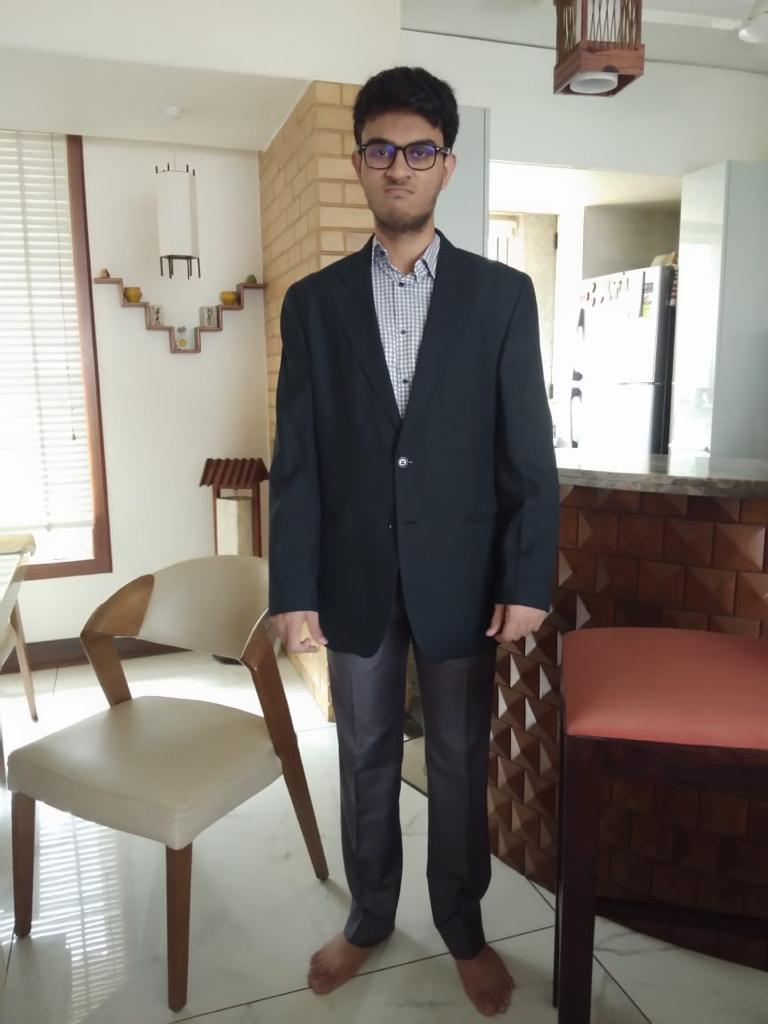
#> input picture criminals/yashveer.jpg, 768 x 1024 px, given in place of the camera
$ python face.py ../criminals 5
#> lines starting #> are read from the running program, lines starting #| are printed output that depends on the picture; after the words box and inside, x2 and y2 are one past the last pixel; in counts of white or black regions, pixels touching at a corner belong together
import cv2
import os
import argparse

parser = argparse.ArgumentParser(description="well nothing much")

parser.add_argument('folder', metavar = 'folder', type=str,help="Specify the folder name for the storing the images")

parser.add_argument('count',metavar ='count', type=int,help="Number of images")

args = parser.parse_args()

count = args.count
folder = args.folder
try:
	abs_path = os.path.join(os.getcwd(),folder)
	os.mkdir(abs_path)
except OSError as error:
	print(error)
	exit(0)


cap = cv2.VideoCapture(0)

cascade = cv2.CascadeClassifier("haarcascade_frontalface_alt.xml")
if not cap.isOpened():
	print("error opening camera")
	exit(0)

while True:
	if count <= 0:
		break
	ret, frame = cap.read()
#> frame is the input picture: shape (1024, 768, 3); mean B, G, R 121.1, 128.5, 134.9
	if frame is None:
		print("No captured frame")
		break
	frame_gray = cv2.cvtColor(frame, cv2.COLOR_BGR2GRAY)
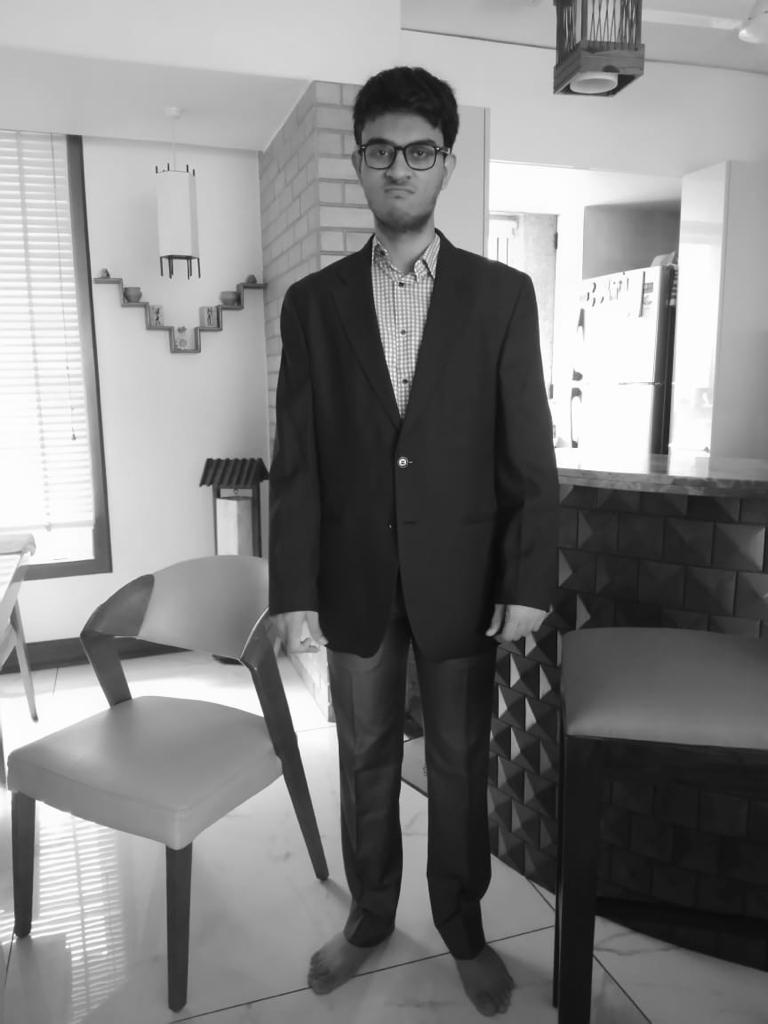
#> frame_gray: shape (1024, 768); min 7, max 255, mean 129.6
	frame_gray = cv2.equalizeHist(frame_gray)

	faces = cascade.detectMultiScale(frame_gray)
#> faces = [[349, 112, 105, 105]]
	for (x,y,w,h) in faces:
		count = count - 1
		print(count)
		cv2.imwrite(os.path.join(os.getcwd(),folder)+ "/"+ str(count)+ ".jpg",frame[y:y+h,x:x+w])
		frame_gray = cv2.rectangle(frame_gray, (x,y),(x+h,y+h),2)
#> this loop made 1 pass
#> (x, y, w, h, count) on pass 1: (349, 112, 105, 105, 4)
#| 4
#> pass 1, `cv2.imwrite(os.path.join(os.getcwd(),folder)+ "/"+ str(count)+ ".jpg",..`:
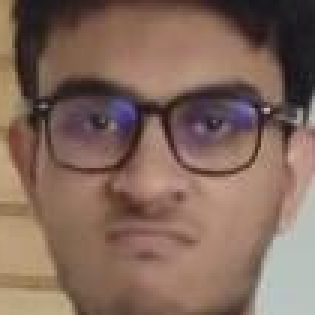
#> saved as 4.jpg: shape (105, 105, 3) (shown 3 times larger); mean B, G, R 91.2, 103.8, 130.1
#> pass 1, `frame_gray = cv2.rectangle(frame_gray, (x,y),(x+h,y+h),2)`:
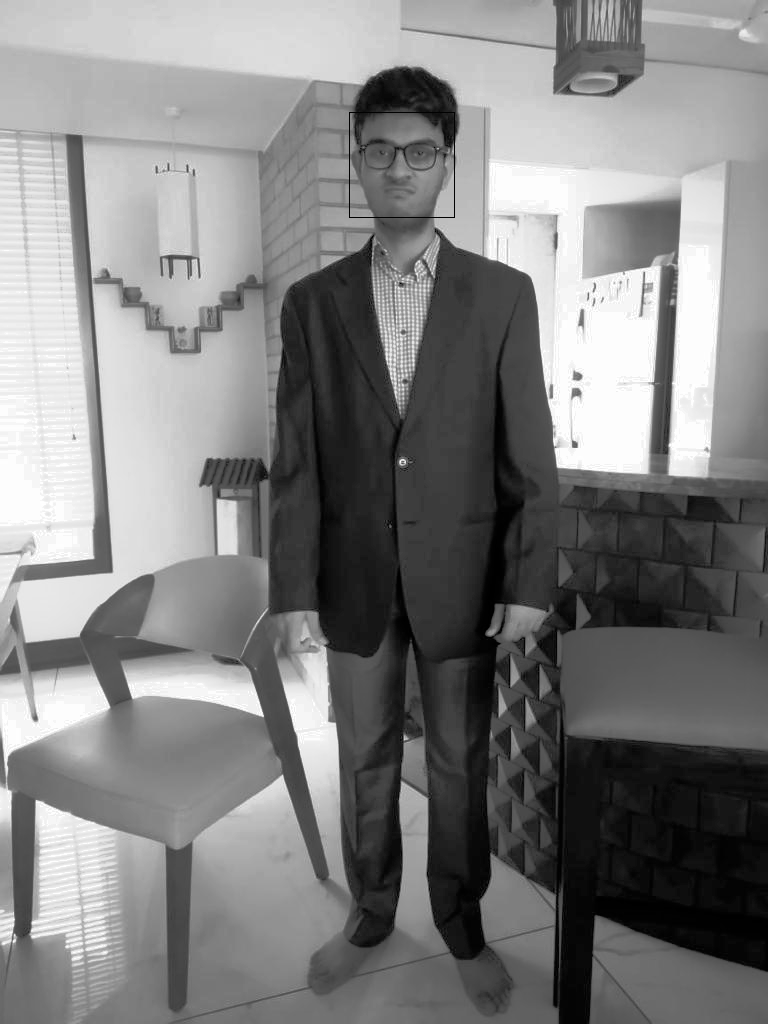
#> frame_gray: shape (1024, 768); min 0, max 255, mean 128.2
#> after the loop, count = 4

	cv2.imshow("myface",frame_gray)

	if cv2.waitKey(1) == 27:
#> (key Esc is pressed here)
		break


cv2.destroyAllWindows()
cap.release()

$ run again, on criminals/naeem.png
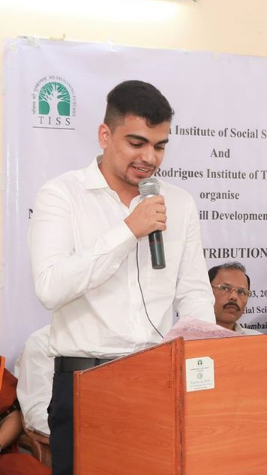
#> input picture criminals/naeem.png, 267 x 475 px, given in place of the camera
#> frame is the input picture: shape (475, 267, 3); mean B, G, R 167, 175.6, 206.8
#> faces = [[211, 272, 43, 43], [117, 120, 63, 63]]
#> the loop `for (x,y,w,h) in faces:` made 2 passes
#> (x, y, w, h, count) on passes 1 to 2: (211, 272, 43, 43, 4), (117, 120, 63, 63, 3)
#> (printed output is left out)
#> pass 1, `frame_gray = cv2.rectangle(frame_gray, (x,y),(x+h,y+h),2)`:
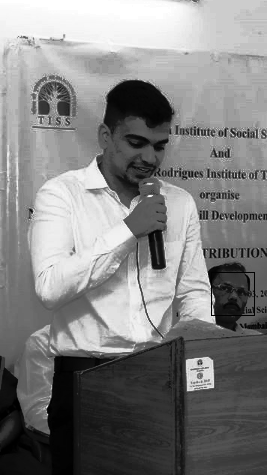
#> frame_gray: shape (475, 267); min 0, max 255, mean 128.7
#> pass 2, `frame_gray = cv2.rectangle(frame_gray, (x,y),(x+h,y+h),2)`:
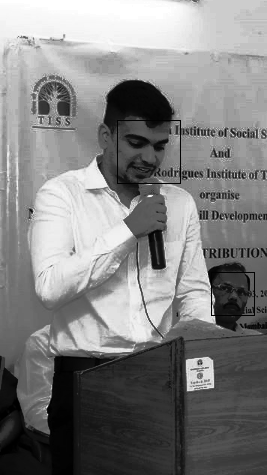
#> frame_gray: shape (475, 267); 0.2% of pixels changed, all inside (x1, y1, x2, y2) = (117, 120, 181, 184)
#> after the loop `for (x,y,w,h) in faces:`: count = 3

$ run again, on criminals/sai.png
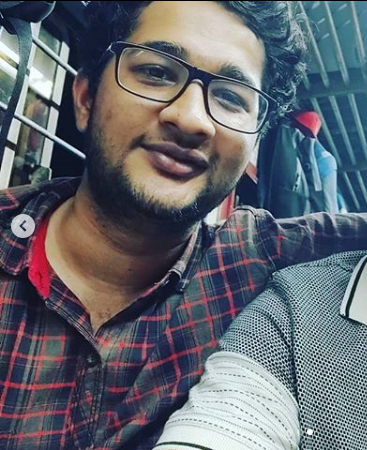
#> input picture criminals/sai.png, 367 x 450 px, given in place of the camera
#> frame is the input picture: shape (450, 367, 3); mean B, G, R 110.8, 102.4, 98.4
#> faces = [[89, 7, 194, 194]]
#> the loop `for (x,y,w,h) in faces:` made 1 pass
#> (x, y, w, h, count) on pass 1: (89, 7, 194, 194, 4)
#> (printed output is left out)
#> pass 1, `cv2.imwrite(os.path.join(os.getcwd(),folder)+ "/"+ str(count)+ ".jpg",..`:
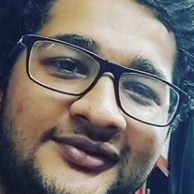
#> saved as 4.jpg: shape (194, 194, 3); mean B, G, R 110.1, 111.7, 115.4
#> pass 1, `frame_gray = cv2.rectangle(frame_gray, (x,y),(x+h,y+h),2)`:
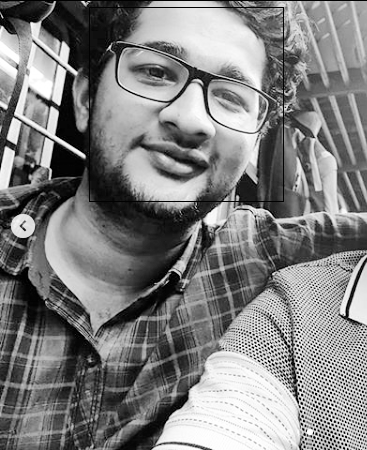
#> frame_gray: shape (450, 367); min 0, max 255, mean 127.5
#> after the loop `for (x,y,w,h) in faces:`: count = 4
